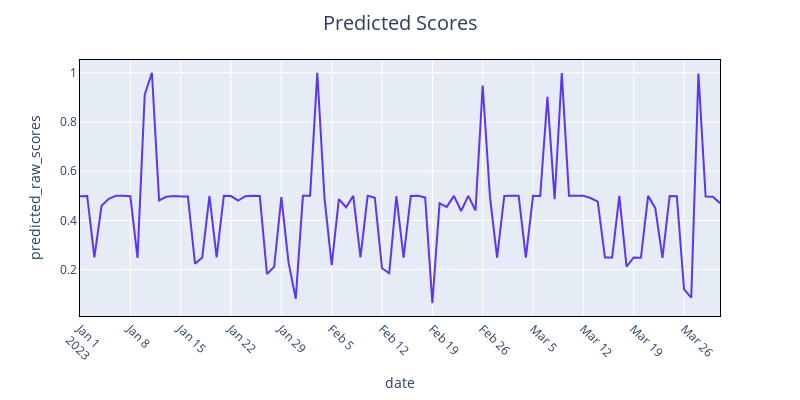

Notebook code cell kept with this figure:
### Code cell
#Filter the data to keep only relevant rows
data = scores_data.iloc[:90]

# Create the plot using Plotly Express and add annotations for each data point using 'text data' column
fig = px.line(data, x='date', y='predicted_raw_scores', color_discrete_sequence=['#5d35f2'],  hover_data={'text data': True})

# Adjust x-axis date ticks at the gap of 6 days
fig.update_xaxes(nticks = 15)

# Adjust layout settings
fig.update_layout(title= dict(text = 'Predicted Scores', font = dict(size=20), x=0.5, xref="paper") ,
                  xaxis=dict(tickangle=45, showline=True, linewidth=1, linecolor='black', mirror=True),
                  yaxis=dict(showline=True, linewidth=1, linecolor='black', mirror=True),
                  width=800, height=400,
                  )

# Show the plot
fig.show()
